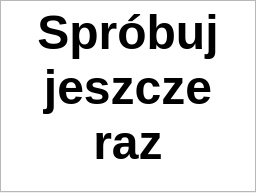
<?xml version="1.0" encoding="UTF-8"?>
<ui version="4.0">
 <class>wrong</class>
 <widget class="QDialog" name="wrong">
  <property name="geometry">
   <rect>
    <x>0</x>
    <y>0</y>
    <width>256</width>
    <height>193</height>
   </rect>
  </property>
  <property name="windowTitle">
   <string>Dialog</string>
  </property>
  <widget class="QTextBrowser" name="textBrowser">
   <property name="geometry">
    <rect>
     <x>0</x>
     <y>0</y>
     <width>256</width>
     <height>192</height>
    </rect>
   </property>
   <property name="html">
    <string>&lt;!DOCTYPE HTML PUBLIC &quot;-//W3C//DTD HTML 4.0//EN&quot; &quot;http://www.w3.org/TR/REC-html40/strict.dtd&quot;&gt;
&lt;html&gt;&lt;head&gt;&lt;meta name=&quot;qrichtext&quot; content=&quot;1&quot; /&gt;&lt;style type=&quot;text/css&quot;&gt;
p, li { white-space: pre-wrap; }
&lt;/style&gt;&lt;/head&gt;&lt;body style=&quot; font-family:'MS Shell Dlg 2'; font-size:8.25pt; font-weight:400; font-style:normal;&quot;&gt;
&lt;p align=&quot;center&quot; style=&quot; margin-top:0px; margin-bottom:0px; margin-left:0px; margin-right:0px; -qt-block-indent:0; text-indent:0px;&quot;&gt;&lt;span style=&quot; font-family:'MS Shell Dlg 2'; font-size:36pt; font-weight:600;&quot;&gt;Spróbuj jeszcze raz&lt;/span&gt;&lt;/p&gt;&lt;/body&gt;&lt;/html&gt;</string>
   </property>
  </widget>
 </widget>
 <resources/>
 <connections/>
</ui>
